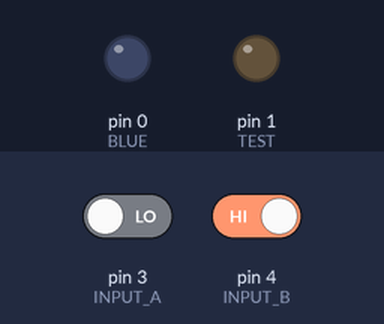
Bench run of a sketch on a simulated Arduino Uno, built with avr-gcc and run on an emulated ATmega328P. On the bench: output pins drawn as LEDs (lit = HIGH). The inputs (shaded band) are chosen by the test bench; at power-on: pin 3 (INPUT_A) LOW, pin 4 (INPUT_B) HIGH.

Above: at 6.1 s.
6.2 s: pin 3 (INPUT_A) driven HIGH
9.3 s: pin 4 (INPUT_B) driven LOW
At 11.2 s:
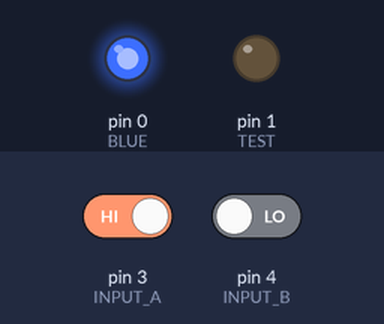
12.4 s: pin 4 (INPUT_B) driven HIGH
At 13.7 s:
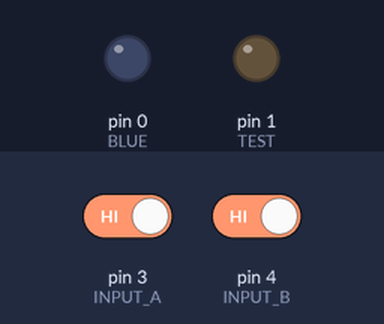
Timing chart, 0 to 23.0 s (numbered marks = the images above; inputs shaded):
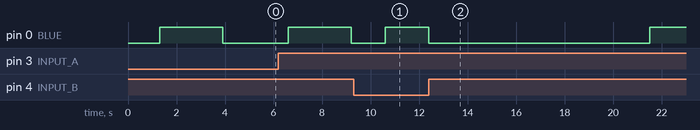

The sketch:

Controller_B.ino
```cpp
/*******************************************************************************
@file     Controller_B.ino
@author   Samuel Yamoah
@date     13.06.2016
@modified 24.06.2016
@brief    Secondary Code for Ping POng Ball Lamp. Each Ping Pong Ball will have an
          RGB LED (72 total). Program will have solid RED, GREEN, BLUE, WHITE,
          pulse WHITE & pulse RGB Spectrum.
*******************************************************************************/

// constants setup:
const int BLUE =  0;            //BLUE LED pin
const int INPUT_A = 3;        //Input A to Controller 2
const int INPUT_B = 4;        //Input B to Controller 2
const int TEST = 1;        //Test


void setup() {
  // initialize BLUE LED pin as an output:
  pinMode(BLUE, OUTPUT);
  // initialize Input A pin as an output:
  pinMode(INPUT_A, INPUT);
  // initialize Input B pin as an output:
  pinMode(INPUT_B, INPUT);
  //test pin
  pinMode(TEST, OUTPUT);
  digitalWrite(TEST, LOW);
}

void loop(){
  //digitalWrite(TEST, LOW);
  //delay(750);

  if(digitalRead(INPUT_A) == HIGH && digitalRead(INPUT_B) == LOW){
    solid_blue_white();
  }
  else if (digitalRead(INPUT_B) == HIGH && digitalRead(INPUT_A) == LOW){
    pulse_white();
  }
  else if (digitalRead(INPUT_A) == HIGH && digitalRead(INPUT_B) == HIGH){
    rgb();
  }
  else{
    digitalWrite(BLUE, LOW);
  }
  //digitalWrite(TEST, HIGH);
   //delay(750);

}

void solid_blue_white(){
  //digitalWrite(BLUE, LOW);
  digitalWrite(BLUE, HIGH);
}

void pulse_white(){
  digitalWrite(BLUE, LOW);
  // fade in from min to max in increments of 5 points:
  for(int fadeValue = 0 ; fadeValue <= 255; fadeValue +=5) {
    // sets the value (range from 0 to 255):
    analogWrite(BLUE, fadeValue);
    // wait for 50 milliseconds to see the dimming effect
    delay(50);
 }

  // fade out from max to min in increments of 5 points:
  for(int fadeValue = 255 ; fadeValue >= 0; fadeValue -=5) {
    // sets the value (range from 0 to 255):
    analogWrite(BLUE, fadeValue);
    // wait for 50 milliseconds to see the dimming effect
    delay(50);
  }

  analogWrite(BLUE, 0);
  delay(100);

}

//RGB SPECTRUM
void rgb(){
  digitalWrite(BLUE, LOW);
  // fade in from min to max in increments of 5 points: FADE IN RED
  for (int fadeValue = 0 ; fadeValue <= 255; fadeValue += 5) {
    // wait for 50 milliseconds to see the dimming effect
    delay(50);
  }

  // fade in from min to max in increments of 5 points: FADE IN GREEN [RED]
  for (int fadeValue = 0 ; fadeValue <= 255; fadeValue += 5) {
    // wait for 50 milliseconds to see the dimming effect
    delay(50);
  }

  // fade out from max to min in increments of 5 points: FADE OUT RED [GREEN]
  for (int fadeValue = 255 ; fadeValue >= 0; fadeValue -= 5) {
    // wait for 50 milliseconds to see the dimming effect
    delay(50);
  }

  // fade in from min to max in increments of 5 points: FADE IN BLUE [GREEN]
  for (int fadeValue = 0 ; fadeValue <= 255; fadeValue += 5) {
    // sets the value (range from 0 to 255):
    analogWrite(BLUE, fadeValue);
    // wait for 50 milliseconds to see the dimming effect
    delay(50);
  }

   // fade out from max to min in increments of 5 points: FADE OUT GREEN [BLUE]
  for (int fadeValue = 255 ; fadeValue >= 0; fadeValue -= 5) {
    // wait for 50 milliseconds to see the dimming effect
    delay(50);
  }

  // fade in from min to max in increments of 5 points: FADE IN RED [BLUE]
  for (int fadeValue = 0 ; fadeValue <= 255; fadeValue += 5) {
    // wait for 50 milliseconds to see the dimming effect
    delay(50);
  }

  // fade in from min to max in increments of 5 points: FADE IN GREEN [BLUE, RED]
  for (int fadeValue = 0 ; fadeValue <= 255; fadeValue += 5) {
    // wait for 50 milliseconds to see the dimming effect
    delay(50);
  }

   // fade out from max to min in increments of 5 points: FADE OUT ALL
  for (int fadeValue = 255 ; fadeValue >= 0; fadeValue -= 5) {
    // sets the value (range from 0 to 255):
    analogWrite(BLUE, fadeValue);
    // wait for 50 milliseconds to see the dimming effect
    delay(50);
  }
}
```

Measured:
- after the input at 9.3 s, pin 0 (BLUE): LOW → HIGH after 1.3 s
- after the input at 12.4 s, pin 0 (BLUE): HIGH → LOW at once, → HIGH 9.1 s later
